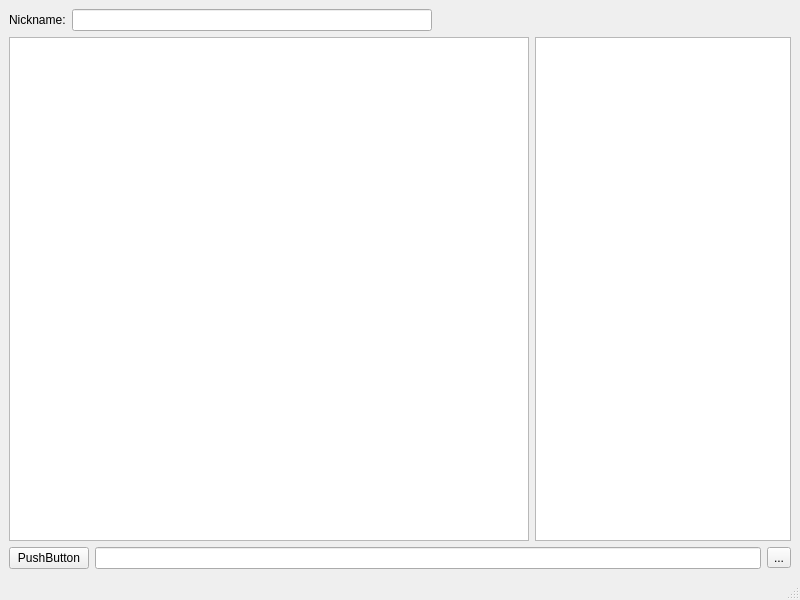
<?xml version="1.0" encoding="UTF-8"?>
<ui version="4.0">
 <class>ClientWindow</class>
 <widget class="QMainWindow" name="ClientWindow">
  <property name="geometry">
   <rect>
    <x>0</x>
    <y>0</y>
    <width>800</width>
    <height>600</height>
   </rect>
  </property>
  <property name="windowTitle">
   <string>MainWindow</string>
  </property>
  <widget class="QWidget" name="centralwidget">
   <layout class="QVBoxLayout" name="verticalLayout">
    <item>
     <layout class="QHBoxLayout" name="horizontalLayout_3">
      <item>
       <widget class="QLabel" name="label">
        <property name="text">
         <string>Nickname:</string>
        </property>
       </widget>
      </item>
      <item>
       <widget class="QLineEdit" name="lineEdit"/>
      </item>
      <item>
       <spacer name="horizontalSpacer">
        <property name="orientation">
         <enum>Qt::Horizontal</enum>
        </property>
        <property name="sizeHint" stdset="0">
         <size>
          <width>40</width>
          <height>20</height>
         </size>
        </property>
       </spacer>
      </item>
     </layout>
    </item>
    <item>
     <layout class="QHBoxLayout" name="horizontalLayout">
      <item>
       <widget class="QTextBrowser" name="tb_chat"/>
      </item>
      <item>
       <layout class="QVBoxLayout" name="verticalLayout_3">
        <property name="spacing">
         <number>0</number>
        </property>
        <item>
         <widget class="QListWidget" name="list_users">
          <property name="sizePolicy">
           <sizepolicy hsizetype="Preferred" vsizetype="Expanding">
            <horstretch>0</horstretch>
            <verstretch>0</verstretch>
           </sizepolicy>
          </property>
         </widget>
        </item>
       </layout>
      </item>
     </layout>
    </item>
    <item>
     <layout class="QHBoxLayout" name="horizontalLayout_2">
      <item>
       <widget class="QPushButton" name="bt_channel">
        <property name="text">
         <string>PushButton</string>
        </property>
        <property name="flat">
         <bool>false</bool>
        </property>
       </widget>
      </item>
      <item>
       <widget class="QLineEdit" name="le_text"/>
      </item>
      <item>
       <widget class="QToolButton" name="toolButton">
        <property name="text">
         <string>...</string>
        </property>
        <property name="icon">
         <iconset theme="document-send">
          <normaloff>.</normaloff>.</iconset>
        </property>
       </widget>
      </item>
     </layout>
    </item>
   </layout>
  </widget>
  <widget class="QMenuBar" name="menubar">
   <property name="geometry">
    <rect>
     <x>0</x>
     <y>0</y>
     <width>800</width>
     <height>19</height>
    </rect>
   </property>
  </widget>
  <widget class="QStatusBar" name="statusbar"/>
 </widget>
 <resources/>
 <connections/>
</ui>
